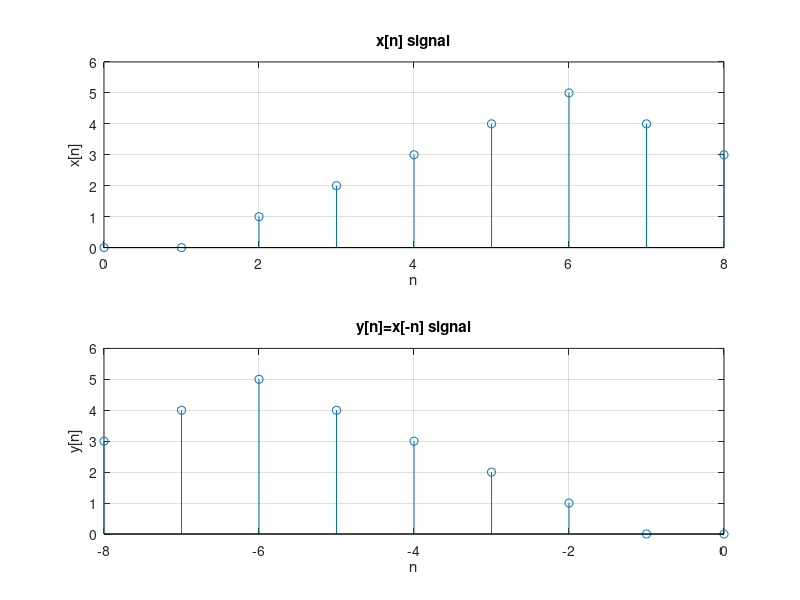

Reproduce this figure in MATLAB.
clc;
clear;
close all;

n = 0:8;
x = [0 0 1 2 3 4 5 4 3];
subplot(2,1,1);stem(n,x); title('x[n] signal');
ylim([0 6]);
xlabel('n'); ylabel('x[n]'); grid on;


m=-fliplr(n); y=fliplr(x);
subplot(2,1,2);stem(m,y); title('y[n]=x[-n] signal');
ylim([0 6]);
xlabel('n'); ylabel('y[n]'); grid on;